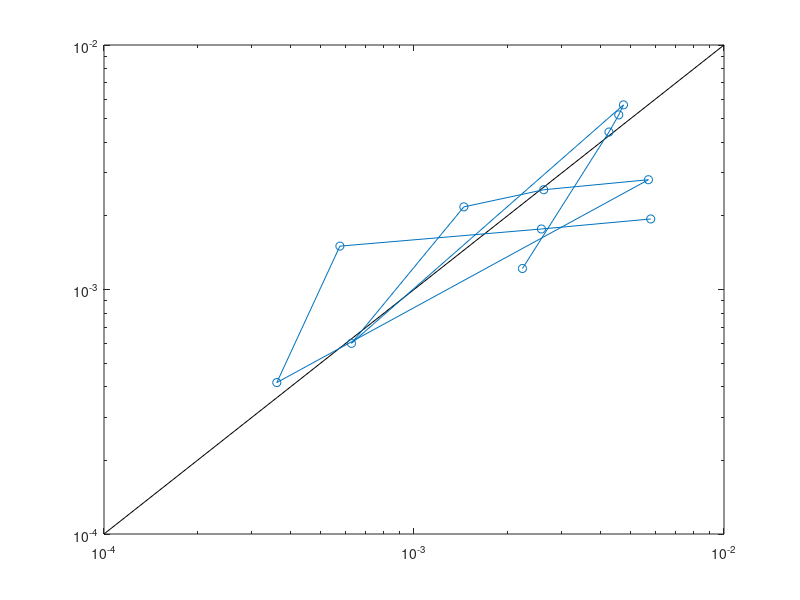

The MATLAB source for this figure: (Note: this script raises an error after producing the figure.)
% Empirical cohesive force model

clc
clear
close all

% see commented code block below for constructing 'cohesive' MAT file
load cohesive

% set figure and graphics parameters (aspect ratio 1:1)
scrsz = get(0,'ScreenSize'); %[left, bottom, width, height]
newScrxz = [scrsz(3)/5 scrsz(4)/5 scrsz(3)*1.95/5 scrsz(4)*3/5];
figure('Name','Figure C.1: Modelled versus observed cohesive force.',...
    'NumberTitle','off','Position',newScrxz)


% STEP 1: CHECK DEPTH DEPENDENCY OF FORCE PULLS FOR CLAY
% (NOT SIGNIFICANT, pVal = .526)
y = clay(:,2);
n = length(y);
X = [ones(n,1) clay(:,1)];
[~,~,~,~,statsClay] = regress(y,X); % stats = [R2, F, pval, sig2]

% Force pulls for clay not dependent on burial depth, using a single model.
% For a linearised power law log(Y) = log(a) + b*log(D) + c*log(F) + error,
% we have:
%           log(Y) = log(mixForce/area) - log(mean(clayForce/area))
%           log(D) = log(mean size for range of sand sizes)
%           log(F) = log(clay fraction used in mixture)
%            error ~ N(0,sig2)  CHECK THIS ASSUMPTION

% STEP 2: LINEAERISED POWER LAW MODEL REGRESSION
% need to adjust zero fraction values by adding 0.001
frac = mix(:,3);
frac(frac == 0) = 0.001;
mix(:,3) = frac;

% log-linearised model
% (VERY SIGNIFICANT, pVal < .001, R2 = 0.54)
y = log(mix(:,7));
n = length(y);
X = [ones(n,1) log(mix(:,2:3))];
[b,bint,r,rint,stats] = regress(y,X); % stats = [R2, F, pval, sig2]

% checking residuals for normality (looks normal!)
% recall: if log(X) is normal, then X is lognormal
% qqplot(r)
% figure

% STEP 3: PLOTTING PAIRED COMPARISON
% power law model intercept
a = exp(b(1))*mean(clay(:,4));

% get unique values for size and frac
size = unique(mix(:,2));
frac = unique(mix(:,3));

% generate mean Y and Yhat values to compare
muHat = zeros(12,4);
idx = 0;
for ii = 1:3
    for jj = 1:4
        idx = idx + 1;
        muHat(idx,1) = size(ii);
        muHat(idx,2) = frac(jj);
        muHat(idx,3) = mean(mix(mix(:,2)==size(ii)&mix(:,3)==frac(jj),6));
        muHat(idx,4) = a*size(ii)^b(2)*frac(jj)^b(3);
    end
end

% generate paired comparison plot
loglog([0.0001, 0.01],[0.0001, 0.01],'-k')
hold on
h = loglog(muHat(:,3),muHat(:,4),'Marker','o');
h.Color = hex2rgb('#d95f02');
h.Marker = 'o';
h.MarkerFaceColor = hex2rgb('#d95f02');
h.MarkerSize = 8;
h.LineStyle = 'none';
hold off
xlim([0.0001, 0.01])
ylim([0.0001, 0.01])
str{1} = sprintf('a = %0.6f', a);
str{2} = sprintf('b = %0.4f', b(2));
str{3} = sprintf('c = %0.4f', b(3));
text(0.002,0.0003,str,'FontSize',20,'Color','black','HorizontalAlignment','Left')
txt = '\eta_{\phi} = a{\it D}^{ b}_{\phi}{\it F}^{ c}';
text(0.0002,0.004,txt,'FontSize',20,'Color','black')
xlabel('observed force/area (N mm^{-2})')
ylabel('fitted force/area (N mm^{-2})')
set(gca,'FontSize',20)


% writing output files (comment for graph display)
% saveas(gcf,'figC1','epsc')



%% import data and save to MAT files (comment when finished)

% clc
% clear
% close all
%
%
%
% % read in data and headers
% [clay, clayHeader, ~] = xlsread('clay.xlsx');
% [mix, mixHeader, ~] = xlsread('mix.xlsx');
%
% % calculating force per area from depth for both clay and mix
% clay = [clay 2*pi*(25/2)*clay(:,1)]; % area for spherical cap
% mix = [mix 2*pi*(25/2)*mix(:,1)];
% clay = [clay clay(:,2)./clay(:,3)]; % force/area
% mix = [mix mix(:,4)./mix(:,5)];
% mix = [mix mix(:,6)/mean(clay(:,4))]; % (force/area)/mean(clayforce/area)
%
% % updating headers
% clayHeader{3} = 'areaMM2';
% mixHeader{5} = 'areaMM2';
% clayHeader{4} = 'forcePerArea';
% mixHeader{6} = 'forcePerArea';
% mixHeader{7} = 'forcePerAreaPerMeanClay';
%
% % save data for use above
% save('cohesive.mat')
